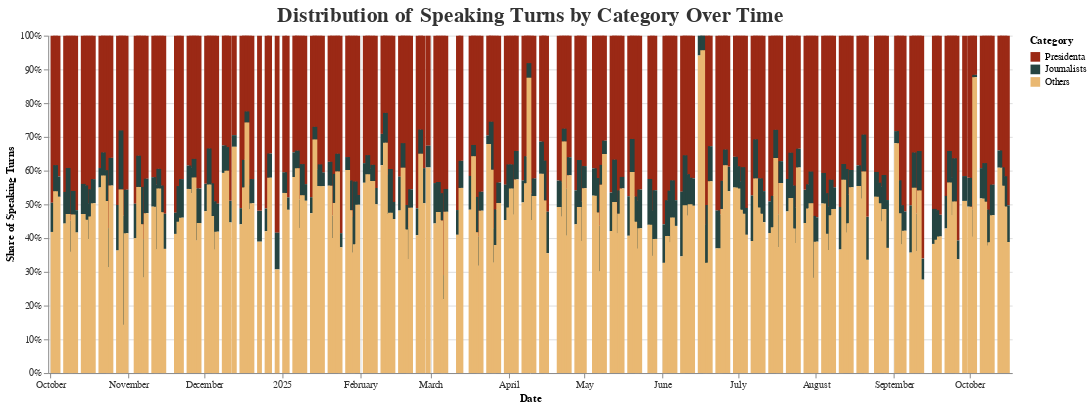

Notebook cell for this chart:
### Code cell
color_map = {
    "Presidenta": color_president,
    "Journalists": color_journalist,
    "Others": color_more
}

chart_turns_share = (
    alt.Chart(turns_long)
    .mark_bar()
    .encode(
        x=alt.X("date:T", title="Date"),
        y=alt.Y("pct:Q", title="Share of Speaking Turns", stack="normalize"),
        color=alt.Color(
            "speaker_type:N",
            title="Category",
            scale=alt.Scale(domain=list(color_map.keys()),
                            range=list(color_map.values()))
        ),
        tooltip=[
            alt.Tooltip("date:T", title="Date"),
            alt.Tooltip("speaker_type:N", title="Category"),
            alt.Tooltip("pct:Q", title="Share", format=".1%"),
            alt.Tooltip("n_turns:Q", title="Turns")
        ]
    )
    .properties(
        title="Distribution of Speaking Turns by Category Over Time",
        width=1000,
        height=350
    )
)
chart_turns_share

### Figure 1 — Vega-Lite specification as saved in the notebook (floating-point values rounded to 4 significant figures; data arrays with more than 128 entries replaced by an {"elided": "..."} marker saying what was removed)
{"config": {"title": {"fontSize": 22, "font": "Helvetica Neue", "anchor": "middle", "color": "#333"}, "axis": {"labelFont": "Helvetica Neue", "titleFont": "Helvetica Neue", "labelColor": "#333"}, "view": {"strokeWidth": 0}}, "data": {"name": "data-ef6818644f6b28bbb963d79ddba3b3a4"}, "mark": {"type": "bar"}, "encoding": {"color": {"field": "speaker_type", "scale": {"domain": ["Presidenta", "Journalists", "Others"], "range": ["#9B2915", "#254441", "#E9B872"]}, "title": "Category", "type": "nominal"}, "tooltip": [{"field": "date", "title": "Date", "type": "temporal"}, {"field": "speaker_type", "title": "Category", "type": "nominal"}, {"field": "pct", "format": ".1%", "title": "Share", "type": "quantitative"}, {"field": "n_turns", "title": "Turns", "type": "quantitative"}], "x": {"field": "date", "title": "Date", "type": "temporal"}, "y": {"field": "pct", "stack": "normalize", "title": "Share of Speaking Turns", "type": "quantitative"}}, "height": 350, "title": "Distribution of Speaking Turns by Category Over Time", "width": 1000, "$schema": "https://vega.github.io/schema/vega-lite/v5.20.1.json", "datasets": {"data-ef6818644f6b28bbb963d79ddba3b3a4": {"elided": "750 records"}}}
